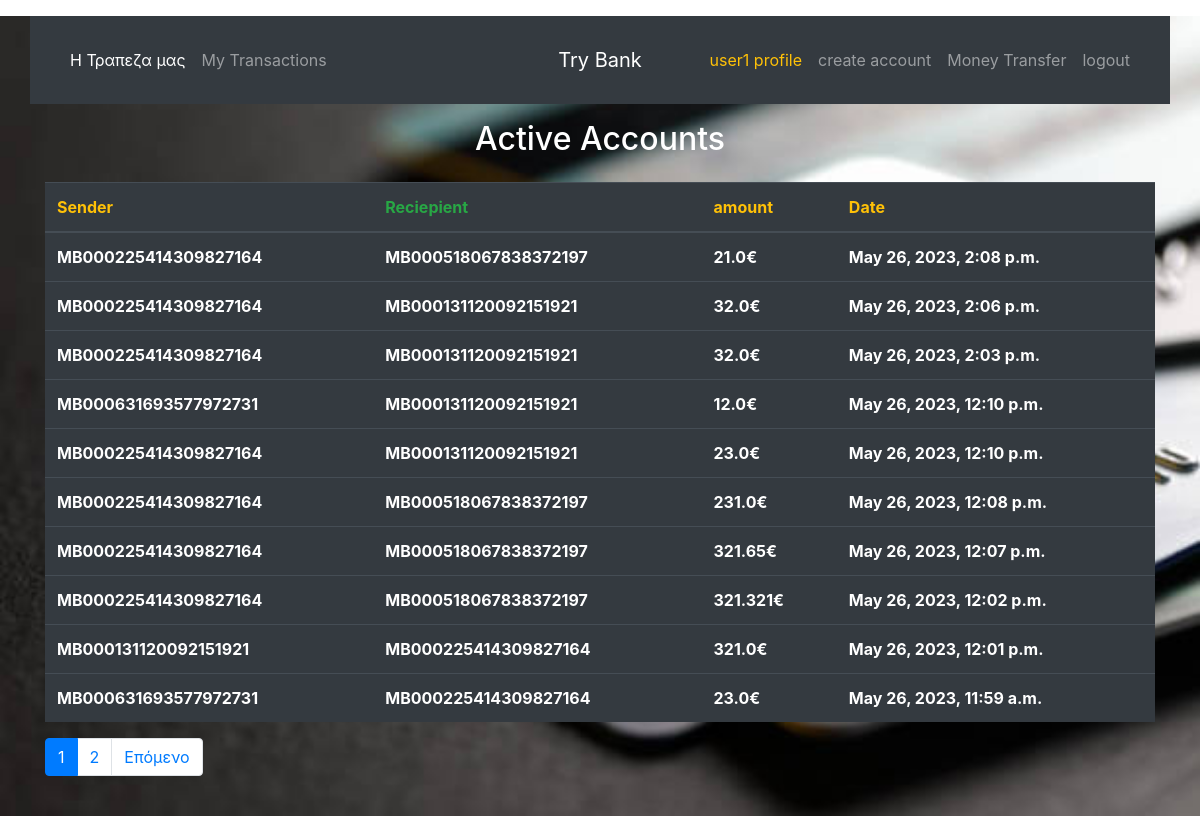
Page /my_transactions/ (signed in) on the earlier database version.
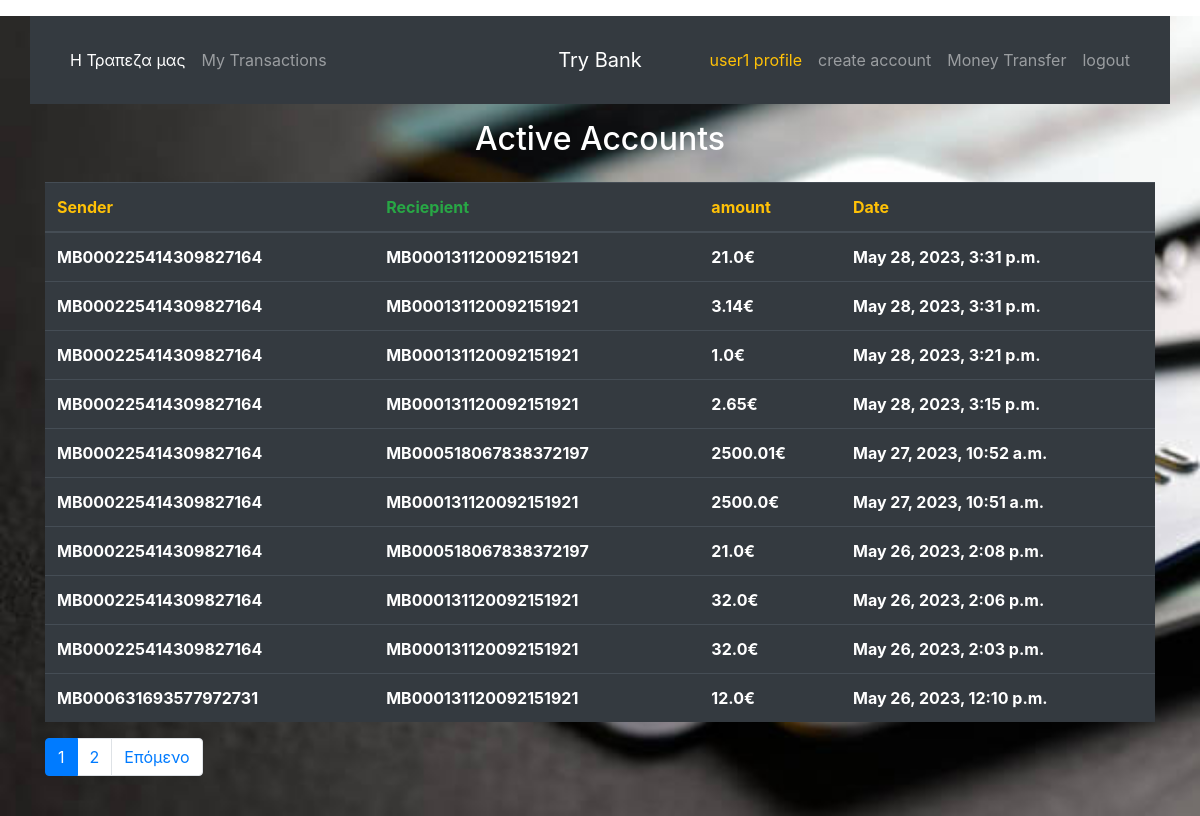
Same page on the later database version.
### customers/models.py (models this page shows, shortened)
class Transactions(models.Model):
    sender_acc = models.ForeignKey(Accounts,on_delete=models.CASCADE, related_name='sender_acc')
    recipient_acc = models.ForeignKey(Accounts, on_delete=models.CASCADE, related_name='recipient_acc')
    amount = models.FloatField()
    date = models.DateTimeField(auto_now_add=True,null=True, blank=True)

class Accounts(models.Model):
    owner = models.ForeignKey(User, on_delete = models.CASCADE)
    acc_number = models.CharField(primary_key=True, max_length=20)
    balance = models.FloatField(default= 0)

### customers/views.py (the view)
# urls.py: path('my_transactions/',views.my_transactions, name= 'my_transactions'),
@login_required()
def my_transactions(request):
    user = request.user
    sender = Accounts.objects.filter(owner= user).all()
    saw_me = Transactions.objects.filter((Q(sender_acc__in=sender) | Q(recipient_acc__in=sender)))
    saw_me = saw_me.order_by('-date')
    paginator = Paginator(saw_me, per_page=10)
    page_number = request.GET.get('page', 1)
    pagin = paginator.get_page(page_number)
    context = {
        'pagin' : pagin,
    }
    return render(request, 'mytransactions.html', context)

### templates/mytransactions.html (shortened to what this page needs)
{% extends 'welcome_page.html' %}
{% block content %}
<div class="container">
    <div>
  <h2 class="text-center text-white">Active Accounts</h2>
    </div>
<div class="mt-4">
  <table class="table table-dark mt-4">
    <thead>
      <tr>
        <th class="text-warning">Sender</th>
        <th class="text-success">Reciepient</th>
        <th class="text-warning">amount</th>
        <th class="text-warning">Date</th>
      </tr>
    </thead>
      {% for object in pagin %}
      <tr>
          <th>{{object.sender_acc.acc_number}}</th>
          <th>{{object.recipient_acc.acc_number}}</th>
          <th>{{object.amount}}€</th>
          <th>{{object.date}}</th>
      </tr>
        {% endfor %}
      </table>
<nav aria-label="...">
  <ul class="pagination mt-3">
<li class="page-item active">
      <span class="page-link">{{pagin.number}}
      </span>
</li>
    {% if pagin.has_next%}
    <li class="page-item"><a class="page-link" href="?page={{pagin.next_page_number}}">{{pagin.next_page_number}}</a></li>
     <li class="page-item">
      <a class="page-link" href="?page={{pagin.next_page_number}}">Επόμενο</a>
       </li>
    {% endif %}
  </ul>
</nav>
</div>
</div>
{% endblock content %}

Differences in the rows shown:
no longer on this page (row unchanged): Transactions: sender_acc.acc_number "MB000225414309827164", recipient_acc.acc_number "MB000131120092151921", amount "23.0", date "May 26, 2023, 12:10 p.m."
no longer on this page (row unchanged): Transactions: sender_acc.acc_number "MB000225414309827164", recipient_acc.acc_number "MB000518067838372197", amount "231.0", date "May 26, 2023, 12:08 p.m."
no longer on this page (row unchanged): Transactions: sender_acc.acc_number "MB000225414309827164", recipient_acc.acc_number "MB000518067838372197", amount "321.65", date "May 26, 2023, 12:07 p.m."
no longer on this page (row unchanged): Transactions: sender_acc.acc_number "MB000225414309827164", recipient_acc.acc_number "MB000518067838372197", amount "321.321", date "May 26, 2023, 12:02 p.m."
no longer on this page (row unchanged): Transactions: sender_acc.acc_number "MB000131120092151921", recipient_acc.acc_number "MB000225414309827164", amount "321.0", date "May 26, 2023, 12:01 p.m."
no longer on this page (row unchanged): Transactions: sender_acc.acc_number "MB000631693577972731", recipient_acc.acc_number "MB000225414309827164", amount "23.0", date "May 26, 2023, 11:59 a.m."
added Transactions: sender_acc.acc_number "MB000225414309827164", recipient_acc.acc_number "MB000131120092151921", amount "21.0", date "May 28, 2023, 3:31 p.m."
added Transactions: sender_acc.acc_number "MB000225414309827164", recipient_acc.acc_number "MB000131120092151921", amount "3.14", date "May 28, 2023, 3:31 p.m."
added Transactions: sender_acc.acc_number "MB000225414309827164", recipient_acc.acc_number "MB000131120092151921", amount "1.0", date "May 28, 2023, 3:21 p.m."
added Transactions: sender_acc.acc_number "MB000225414309827164", recipient_acc.acc_number "MB000131120092151921", amount "2.65", date "May 28, 2023, 3:15 p.m."
added Transactions: sender_acc.acc_number "MB000225414309827164", recipient_acc.acc_number "MB000518067838372197", amount "2500.01", date "May 27, 2023, 10:52 a.m."
added Transactions: sender_acc.acc_number "MB000225414309827164", recipient_acc.acc_number "MB000131120092151921", amount "2500.0", date "May 27, 2023, 10:51 a.m."
